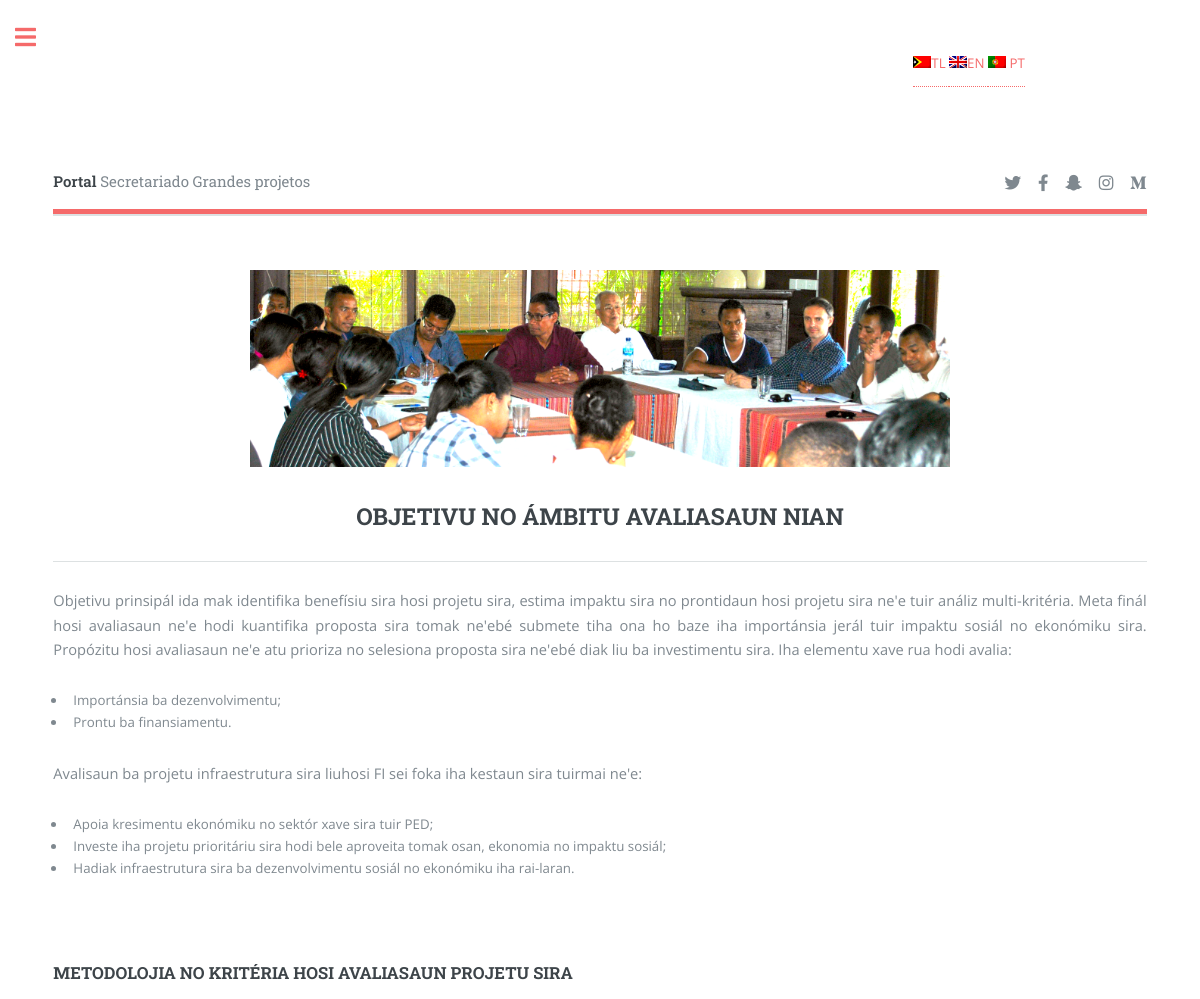
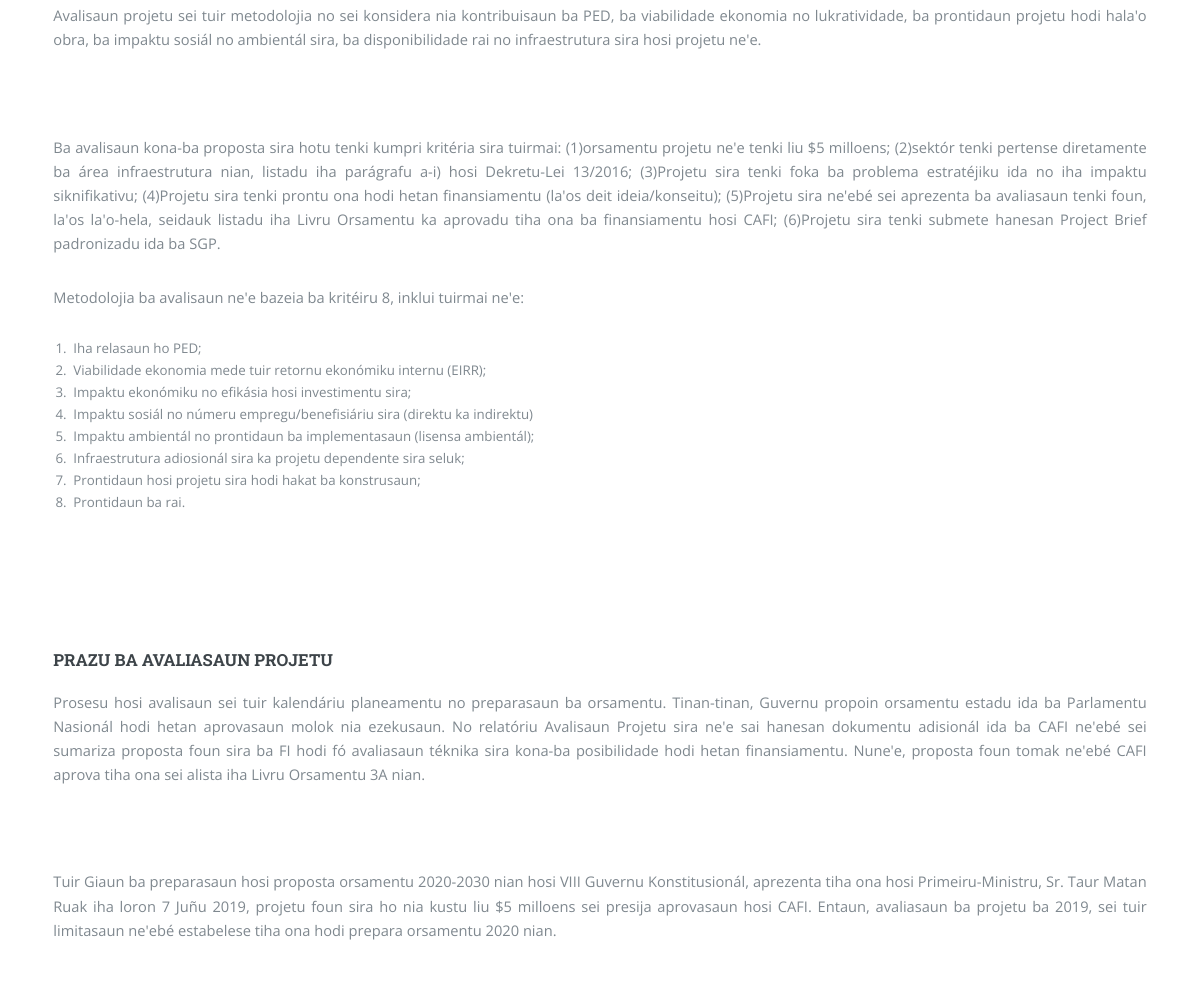
The page /tt/avaliasaun/ on the database its author committed (2 pictures, top to bottom).
### mpsapps/models.py (models this page shows, shortened)
class Avaliasaun(models.Model):
    title = models.CharField(max_length=50)
    konteudu = RichTextUploadingField()

### mpsapps/views.py (the view)
# urls.py: path('avaliasaun/', AvaliasaunView.as_view(), name='avaliasaun'),
class AvaliasaunView(TemplateView):
    template_name = 'mpsapps/avaliasaun.html'
    def get_context_data(self, **kwargs):
        context = super().get_context_data(**kwargs)
        context['apraise'] = Avaliasaun.objects.get(id=1)
        return context

### templates/mpsapps/avaliasaun.html
{%extends 'shared/base.html'%}
{%block section %}
    <section>
        {{apraise.konteudu|safe}}
    </section>
{% endblock %}

### static/assets/css/main.css (style rules this page uses)
html, body, div, span, applet, object, iframe, h1, h2, h3, h4, h5, h6, p, blockquote, pre, a, abbr, acronym, address, big, cite, code, del, dfn, em, img, ins, kbd, q, s, samp, small, strike, strong, sub, sup, tt, var, b, u, i, center, dl, dt, dd, ol, ul, li, fieldset, form, label, legend, table, caption, tbody, tfoot, thead, tr, th, td, article, aside, canvas, details, embed, figure, figcaption, footer, header, hgroup, menu, nav, output, ruby, section, summary, time, mark, audio, video { margin: 0; padding: 0; border: 0; font-size: 100%; font: inherit; vertical-align: baseline; }
article, aside, details, figcaption, figure, footer, header, hgroup, menu, nav, section { display: block; }
body { line-height: 1; }
ol, ul { list-style: none; }
body { -webkit-text-size-adjust: none; }
body { -ms-overflow-style: scrollbar; }
html { box-sizing: border-box; }
*, *:before, *:after { box-sizing: inherit; }
body { background: #ffffff; }
body, input, select, textarea { color: #7f888f; font-family: "Open Sans", sans-serif; font-size: 13pt; font-weight: 400; line-height: 1.65; }
@media screen and (max-width: 1680px) { body, input, select, textarea, p { font-size: 11pt; } }
@media screen and (max-width: 1280px) { body, input, select, textarea { font-size: 10pt; } }
p { margin: 0 0 2em 0; }
h1, h2, h3, h4, h5, h6 { color: #3d4449; font-family: "Roboto Slab", serif; font-weight: 700; line-height: 1.5; margin: 0 0 1em 0; }
h2 { font-size: 1.75em; }
h3 { font-size: 1.25em; }
hr { border: 0; border-bottom: solid 1px rgba(210, 215, 217, 0.75); margin: 2em 0; }
ol { list-style: decimal; margin: 0 0 2em 0; padding-left: 1.25em; }
ol li { padding-left: 0.25em; }
ul { list-style: disc; margin: 0 0 2em 0; padding-left: 1em; }
ul li { padding-left: 0.5em; }
#main > .inner > section { padding: 6em 0 4em 0 ; border-top: solid 2px rgba(210, 215, 217, 0.75); }
@media screen and (max-width: 1680px) { #main > .inner > section { padding: 5em 0 3em 0 ; } }
@media screen and (max-width: 1280px) { #main > .inner > section { padding: 4em 0 2em 0 ; } }

### rows shown on the page
Avaliasaun: konteudu (picture), konteudu "OBJETIVU NO ÁMBITU AVALIASAUN NIAN Objetivu prinsipál ida mak identifika benefísiu sira hosi projetu sira, estima impaktu sira no prontidaun hosi projetu sira ne'e tuir análiz multi-kritéria. Meta finál hosi avaliasaun ne'e hodi kuantifika proposta sira tomak ne'ebé submete tiha ona ho baze iha importánsia jerál tuir impaktu sosiál no ekonómiku sira. Propózitu hosi avaliasaun ne'e atu prioriza no selesiona proposta sira ne'ebé diak liu ba investimentu sira. Iha elementu xave rua hodi avalia: Importánsia ba dezenvolvimentu; Prontu ba finansiamentu. Avalisaun ba projetu infraestrutura sira liuhosi FI sei foka iha kestaun sira tuirmai ne'e: Apoia kresimentu ekonómiku no sektór xave sira tuir…"
